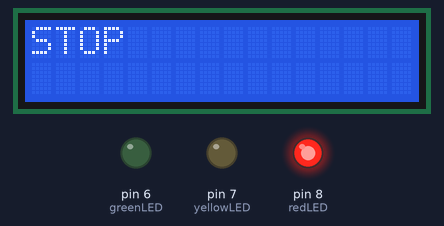
The sketch below on a simulated Arduino Uno, built with avr-gcc and run on an emulated ATmega328P. Parts: 16×2 character LCD, output pins drawn as LEDs (lit = HIGH).

Above: at 0.1 s.
At 5.1 s:
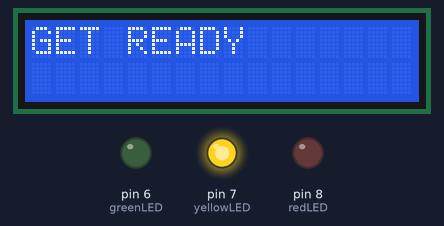
At 7.1 s:
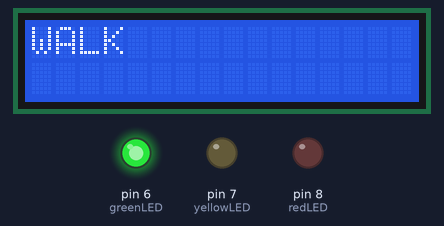
Timing chart, 0 to 128.9 s (numbered marks = the images above):
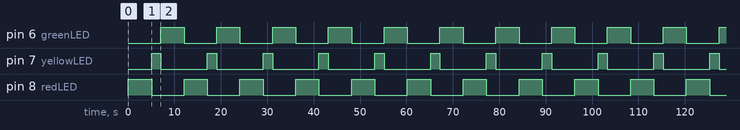

The sketch:

sketch.ino
```cpp
#include <LiquidCrystal_I2C.h>

int redLED = 8;
int yellowLED= 7;
int greenLED = 6;

LiquidCrystal_I2C lcd(0x27, 16, 2);

void setup() {
  pinMode(redLED, OUTPUT);
  pinMode(yellowLED, OUTPUT);
  pinMode(greenLED, OUTPUT);

  lcd.begin(16, 2);
  lcd.backlight();
}

void loop() {
  digitalWrite(redLED, HIGH);
  digitalWrite(yellowLED, LOW);
  digitalWrite(greenLED, LOW);
  lcd.clear();
  lcd.setCursor(0, 0);
  lcd.print("STOP");
  delay(5000);

  digitalWrite(redLED, LOW);
  digitalWrite(yellowLED, HIGH);
  digitalWrite(greenLED, LOW);
  lcd.clear();
  lcd.setCursor(0, 0);
  lcd.print("GET READY");
  delay(2000);

  digitalWrite(redLED, LOW);
  digitalWrite(yellowLED, LOW);
  digitalWrite(greenLED, HIGH);
  lcd.clear();
  lcd.setCursor(0, 0);
  lcd.print("WALK");
  delay(5000);
}
```

Measured:
- by itself, pin 6 (greenLED), pin 8 (redLED): alternates HIGH for 5.0 s and LOW for 7.0 s
- by itself, pin 7 (yellowLED): alternates HIGH for 2.0 s and LOW for 10.0 s
- by itself, everything shown: repeats every 12.0 s, in 3 steps
- what the display in image 1 shows lasts 2.0 s, from 5.1 s to 7.1 s
